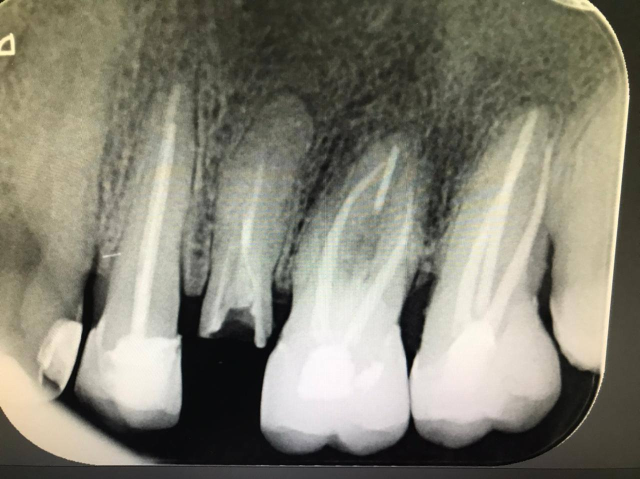
//> input picture Practica1&2/2/1.jpg, 1280 x 958 px (shown at 1/2 size)
$ ./Principal   (built with g++ and OpenCV 4)
//> lines starting //> are read from the running program, lines starting //| are printed output that depends on the picture
#include <iostream>
#include <cstdlib>
#include <cmath>
#include <opencv2/core/core.hpp>
#include <opencv2/imgproc/imgproc.hpp>
#include <opencv2/imgcodecs/imgcodecs.hpp>
#include <opencv2/highgui/highgui.hpp>
#include <opencv2/video/video.hpp>
#include <opencv2/videoio/videoio.hpp>

using namespace std;
using namespace cv;

cv::Mat erosion,dilatacion,top_hat,black_hat,operacion,part1,part2,part3,img;

void operaciones(Mat img, Mat elementoEstructurante){

    erode(img, erosion, elementoEstructurante);
    dilate(img, dilatacion, elementoEstructurante);
    morphologyEx(img, top_hat, MORPH_TOPHAT, elementoEstructurante);
    morphologyEx(img, black_hat, MORPH_BLACKHAT, elementoEstructurante);
    absdiff(top_hat, black_hat, operacion);
    add(img, operacion, operacion);

    namedWindow("Imagen", WINDOW_AUTOSIZE);
    imshow("Imagen", img);

    namedWindow("Erosion imagen", WINDOW_AUTOSIZE);
    imshow("Erosion imagen", erosion);

    namedWindow("Dilatacion imagen", WINDOW_AUTOSIZE);
    imshow("Dilatacion imagen", dilatacion);

    namedWindow("TopHat imagen", WINDOW_AUTOSIZE);
    imshow("TopHat imagen", top_hat);

    namedWindow("BlackHat imagen", WINDOW_AUTOSIZE);
    imshow("BlackHat imagen", black_hat);

    namedWindow("Operacion imagen", WINDOW_AUTOSIZE);
    imshow("Operacion imagen", operacion);


    waitKey(0);
}

int main(int argc, char *argv[]){
    //Kernel para la erosion y dilatacion
    part1=getStructuringElement(MORPH_CROSS, Size(5,5));
    part2=getStructuringElement(MORPH_CROSS, Size(15,15));
    part3=getStructuringElement(MORPH_CROSS, Size(37,37));


    img = imread("1.jpg", IMREAD_GRAYSCALE);
//> img: 958 rows x 1280 cols, CV_8UC1; min 0, max 255, mean 128.1
    resize(img, img, Size(), 0.3, 0.3);
//> img: 287 rows x 384 cols, CV_8UC1
    operaciones(img, part1);

    img = imread("2.jpg", IMREAD_GRAYSCALE);
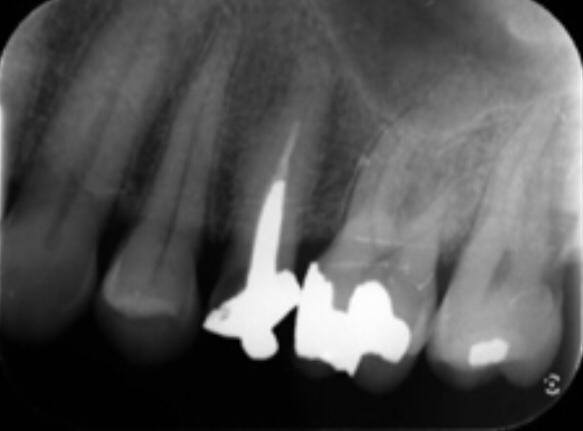
//> input picture Practica1&2/2/2.jpg, 583 x 431 px
//> img is the input picture: 431 rows x 583 cols, CV_8UC1; min 0, max 255, mean 84.2
    resize(img, img, Size(), 0.3, 0.3);
//> img: 129 rows x 175 cols, CV_8UC1
    operaciones(img, part2);

    img = imread("3.jpg", IMREAD_GRAYSCALE);
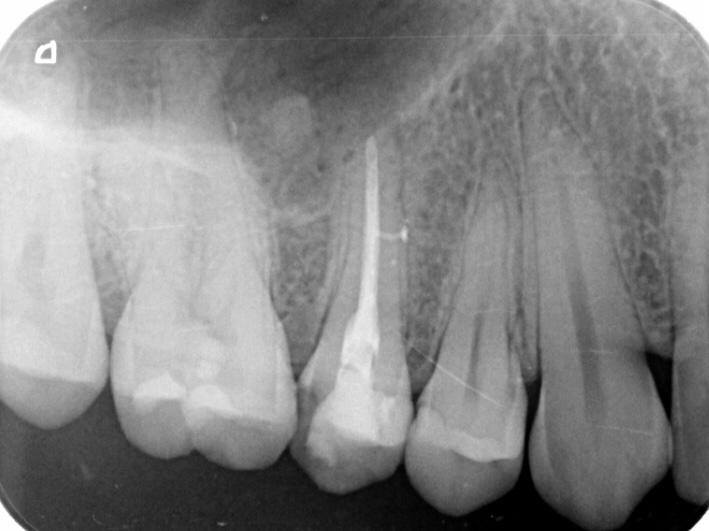
//> input picture Practica1&2/2/3.jpg, 709 x 531 px
//> img is the input picture: 531 rows x 709 cols, CV_8UC1; min 0, max 255, mean 132.3
    resize(img, img, Size(), 0.3, 0.3);
//> img: 159 rows x 213 cols, CV_8UC1
    operaciones(img, part3);
//> in operaciones (call 3), `erode(img, erosion, elementoEstructurante);`:
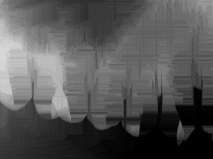
//> erosion: 159 rows x 213 cols, CV_8UC1; min 0, max 217, mean 84.4
//> in operaciones (call 3), `dilate(img, dilatacion, elementoEstructurante);`:
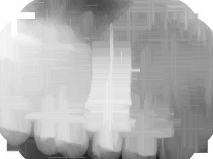
//> dilatacion: 159 rows x 213 cols, CV_8UC1; min 19, max 255, mean 177.9
//> in operaciones (call 3), `morphologyEx(img, top_hat, MORPH_TOPHAT, elementoEstructurante);`:
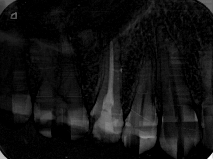
//> top_hat: 159 rows x 213 cols, CV_8UC1; min 0, max 255, mean 17.8
//> in operaciones (call 3), `morphologyEx(img, black_hat, MORPH_BLACKHAT, elementoEstructurante);`:
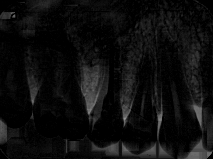
//> black_hat: 159 rows x 213 cols, CV_8UC1; min 0, max 146, mean 13.6
//> in operaciones (call 3), `add(img, operacion, operacion);`:
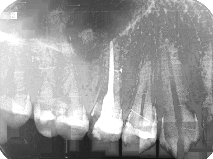
//> operacion: 159 rows x 213 cols, CV_8UC1; min 13, max 255, mean 153.9


    return 0;
}
